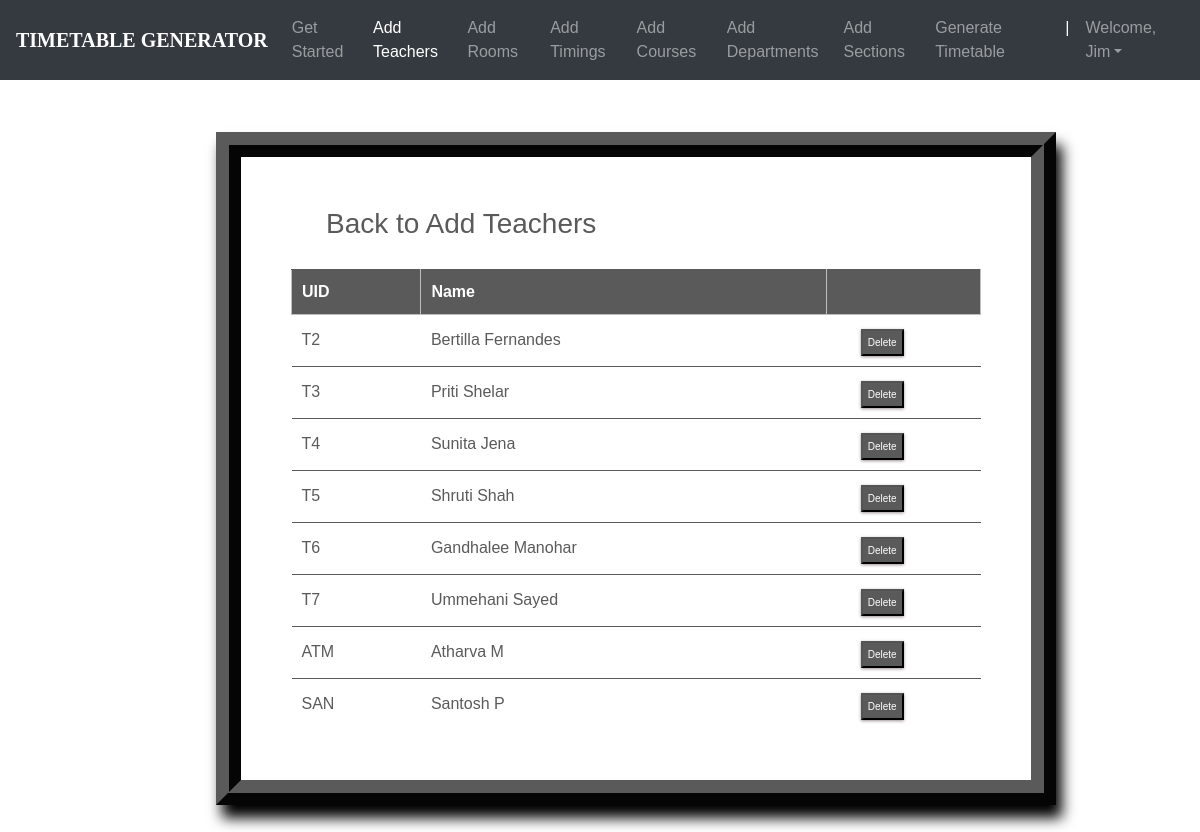
/teachers_list/ (signed in), run on the app's committed database.
### ttgen/models.py (models this page shows, shortened)
class Instructor(models.Model):
    uid = models.CharField(max_length=6)
    name = models.CharField(max_length=25)

### ttgen/views.py (the view)
# urls.py: path('teachers_list/', views.inst_list_view , name='editinstructor'),
@login_required
def inst_list_view(request):
    context = {
        'instructors': Instructor.objects.all()
    }
    return render(request, 'inslist.html', context)

### templates/inslist.html (shortened to what this page needs)
<!DOCTYPE html>
<html lang="en">
<head>
	<link rel="stylesheet" href="https://maxcdn.bootstrapcdn.com/bootstrap/4.0.0/css/bootstrap.min.css">
    <link rel="stylesheet" type="text/css" href="static/css/index.css">
</head>
<body>
        <header>
			<nav class="navbar navbar-expand-md navbar-dark fixed-top bg-dark">
                <a class="navbar-brand" href="#"><b>TIMETABLE GENERATOR</b></a>
                <div class="collapse navbar-collapse" id="navbarCollapse">
                    <ul class="navbar-nav ml-auto">
                    <li class="nav-item">
                        <a class="nav-link" href="{% url 'admindash' %}">Get Started</a>
                    </li>
                    <li class="nav-item active">
                        <a class="nav-link" href="{% url 'addInstructors' %}">Add Teachers</a>
                    </li>
                    <li class="nav-item">
                        <a class="nav-link" href="{% url 'addRooms' %}">Add Rooms</a>
                    </li>
                    <li class="nav-item">
		                <a class="nav-link" href="{% url 'addTimings' %}">Add Timings</a>
		            </li>
                    <li class="nav-item">
                        <a class="nav-link" href="{% url 'addCourses' %}">Add Courses</a>
                    </li>
                    <li class="nav-item">
			            <a class="nav-link" href="{% url 'addDepts' %}">Add Departments</a>
		            </li>
                    <li class="nav-item">
			            <a class="nav-link" href="{% url 'addSections' %}">Add Sections</a>
		            </li>
                    <li class="nav-item">
			            <a class="nav-link" href="{% url 'generate' %}">Generate Timetable</a>
		            </li>
                    <li class="nav-item active">
			            <a class="nav-link">|</a>
		            </li>
                    <li class="nav-item dropdown">
		                <a class="nav-link dropdown-toggle" href="#" id="dropdown03" data-toggle="dropdown" aria-haspopup="true" aria-expanded="false">Welcome, {{ user.first_name }}</a>
		            </li>
                    </ul>
                </div>
            </nav>
        </header><br><br>
        {% block content %}
        {% load static %}
<fieldset class="fieldset">
    <a href="{% url 'addInstructors'%}"><h1 class="tablink" onclick="openPage('new')" id="defaultOpen">Back to Add Teachers</h1></a>
    <div class="tabcontent" id="edit">
        <table class="table1">
            <thead>
            <tr class="table-headers">
            <th>UID</th>
            <th>Name</th>
            <th  class="empty"></th>
            </tr>
            </thead>
            <tbody>
            {% for inst in instructors %}
            <tr>
             <td>{{inst.uid}}</td>
             <td>{{inst.name}}</td>
             <td class="empty">
                <form action="{% url 'deleteinstructor' inst.id %}" method="post">
                        <input type="submit" value="Delete" class="cross">
                </form>
             </td>
             </tr>
            {% endfor %}
            </tbody>
        </table>
    </div>
</fieldset>
{% endblock %}

### static/css/index.css (style rules this page uses)
body { padding-top: 3rem; padding-bottom: 3rem; color: #5a5a5a; font-family: 'Poppins', sans-serif; overflow-x: hidden; }
nav { font-family: sans-serif; }
.navbar-brand { font-size: 20px; font-family: Georgia, 'Times New Roman', Times, serif; }

### templates/inslist.html (style rules this page uses)
nav { font-family: sans-serif; }
.navbar-brand { font-size: 20px; font-family: Georgia, 'Times New Roman', Times, serif; }
* { margin: 0; padding: 0; box-sizing: border-box; }
html { scroll-behavior: smooth; }
a { text-decoration:none; }
form { margin-top: 3%; margin-left: 18%; margin-right: 12%; }
fieldset h1 { color: #5a5a5a; padding-bottom: 20px; margin-left: 35px; display: inline-block; cursor: pointer; font-size: 28px; }
fieldset input { padding:8px; color: #938c8c }
.table2 td, th { border: 1px solid rgb(190,190,190); padding: 10px 20px; }
.table1 { width: 100%; border-collapse: collapse; text-align: left; overflow: hidden; }
.table1 td, th { border-top: 1px solid #5a5a5a; padding: 10px; }
.table1 th { background-color: #5a5a5a; color: #fff; }
.cross { font-size:10px; box-shadow: 0px 1px 3px 0px #9e9292; padding: 4px 5px; color: #fff; background-color: #5a5a5a; cursor: pointer; }
.fieldset { margin-top: 3%; margin-left: 18%; margin-right: 12%; padding: 50px; border-width: 25px; border-style: ridge; border-color: #5a5a5a; box-shadow: 6px 13px 13px 0px black; background-color: #fff; }

### data on the page
Instructor: uid "T2", name "Bertilla Fernandes"
Instructor: uid "T3", name "Priti Shelar"
Instructor: uid "T4", name "Sunita Jena"
Instructor: uid "T5", name "Shruti Shah"
Instructor: uid "T6", name "Gandhalee Manohar"
Instructor: uid "T7", name "Ummehani Sayed"
Instructor: uid "ATM", name "Atharva M"
Instructor: uid "SAN", name "Santosh P"

### other printed values
{{ user.first_name }} "Jim"
